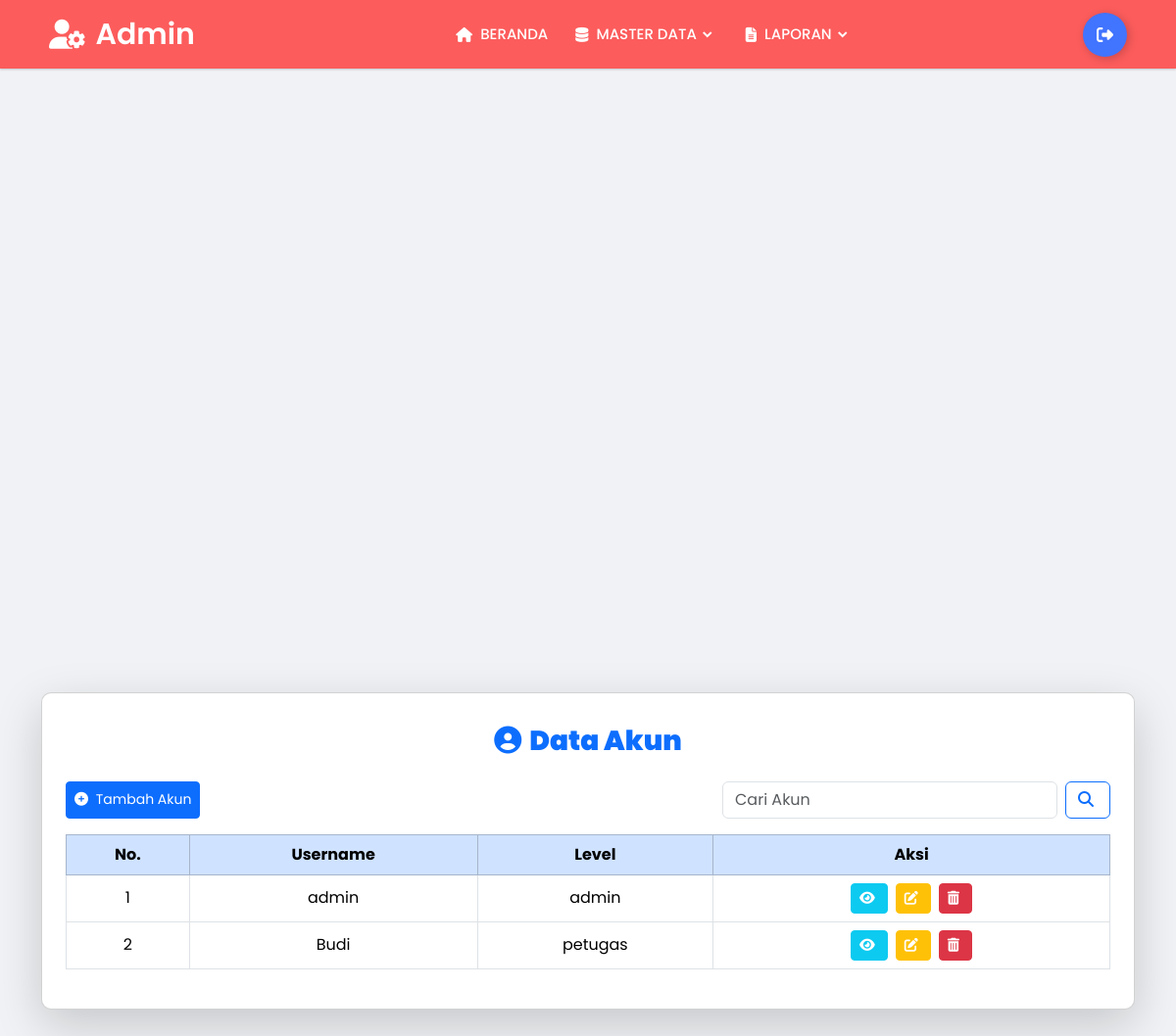
The app's page /admin/akun/show_akun_admin.php (signed in) with its own data.
### tables this page shows
CREATE TABLE `akun` (
  `id_akun` int(11) NOT NULL,
  `username` varchar(50) NOT NULL,
  `password` text NOT NULL,
  `level` enum('admin','petugas') NOT NULL,
  `id_petugas` int(11) NOT NULL
);

### admin/akun/show_akun_admin.php (the view, shortened to what this page needs)
<?php
include "../include/koneksi.php";
include "../include/header.php";
include "../include/navbar_admin.php";
?>
<link rel="stylesheet" href="https://cdnjs.cloudflare.com/ajax/libs/font-awesome/6.4.0/css/all.min.css" />
<div class="container mt-5">
    <div class="card shadow-lg p-4">
        <h3 class="text-center text-primary mt-2 mb-4">
            <i class="fas fa-user-circle me-2"></i><b>Data Akun</b>
        </h3>
        <div class="d-flex justify-content-between mb-3">
            <button class="btn btn-sm btn-primary" data-bs-toggle="modal" data-bs-target="#modalTambah">
                <i class="fas fa-plus-circle"></i> Tambah Akun
            </button>
            <form class="d-flex" method="GET" action="">
                <input class="form-control me-2" type="search" name="search" placeholder="Cari Akun" aria-label="Search">
                <button class="btn btn-outline-primary" type="submit">
                    <i class="fas fa-search"></i>
                </button>
            </form>
        </div>
        <?php
        $sql = "SELECT * FROM akun";
        $sql_eksekusi = mysqli_query($koneksi, $sql);
        ?>
        <div class="table-responsive">
            <table class="table table-hover table-bordered text-center align-middle">
                <thead class="table-primary">
                    <tr>
                        <th>No.</th>
                        <th>Username</th>
                        <th>Level</th>
                        <th>Aksi</th>
                    </tr>
                </thead>
                <tbody>
                    <?php
                    if ($sql_eksekusi) {
                        $no = 1;
                        while ($data = mysqli_fetch_array($sql_eksekusi)) {
                    ?>
                    <tr>
                        <td><?= $no++; ?></td>
                        <td><?= htmlspecialchars($data['username']); ?></td>
                        <td><?= htmlspecialchars($data['level']); ?></td>
                        <td>
                            <div class="d-flex gap-2 justify-content-center">
                                <button class="btn btn-info btn-sm text-white"
                                        data-bs-toggle="modal"
                                        data-bs-target="#modalLihat<?= $data['id_akun']; ?>">
                                    <i class="fas fa-eye"></i>
                                </button>
                                <button class="btn btn-warning btn-sm"
                                        data-bs-toggle="modal"
                                        data-bs-target="#modalEdit<?= $data['id_akun']; ?>">
                                    <i class="fas fa-edit text-white"></i>
                                </button>
                                <a href="show_akun_admin.php?hapus_akun=<?= $data['id_akun']; ?>"
                                   class="btn btn-danger btn-sm"
                                   onclick="return confirm('Apakah Anda yakin ingin menghapus akun ini?')">
                                    <i class="fas fa-trash-alt"></i>
                                </a>
                            </div>
                        </td>
                    </tr>
                    <?php
                        }
                    } else {
                        echo "<tr><td colspan='4'>Tidak ada data akun.</td></tr>";
                    }
                    ?>
                </tbody>
            </table>
        </div>
    </div>
</div>
<?php
include "../include/footer.php";
?>

### admin/asset/css/style.css (style rules this page uses)
* { margin: 0; padding: 0; box-sizing: border-box; font-family: "poppins", sans-serif; }
body { display: flex; justify-content: center; align-items: center; min-height: 200vh; background: url(img.jpg) no-repeat; background-size: cover; background-position: center; }

### admin/include/navbar_admin.php (style rules this page uses)
* { margin: 0; padding: 0; box-sizing: border-box; font-family: 'Poppins', sans-serif; }
body { min-height: 100vh; }

### admin/akun/show_akun_admin.php (style rules this page uses)
body { padding-top: 70px; background: #f0f2f5; font-family: 'Poppins', sans-serif; }
.card { border-radius: 10px; box-shadow: 0 4px 6px rgba(0,0,0,0.1); margin-top: 20px; }
.card h3 { font-weight: bold; }
.table th, .table td { vertical-align: middle !important; }
.btn i { margin-right: 4px; }

### records on screen
akun: username "admin", level "admin"
akun: username "Budi", level "petugas"
